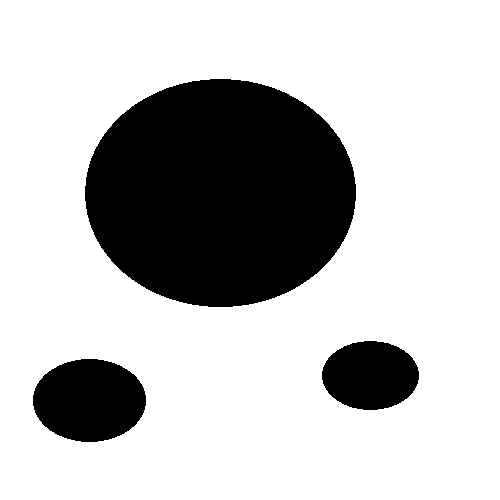
%> input picture code/Analysis/Other_algorithm_Comp/RRT/map1.bmp, 500 x 500 px
$ octave astart.m   (GNU Octave 9; MATLAB toolbox functions it lacks are replaced by stand-ins)
%> lines starting %> are read from the running program, lines starting %| are printed output that depends on the picture; in (x1, y1, x2, y2) boxes, pixels count from 0 and x2, y2 are one past the last pixel; in counts of white or black regions, pixels touching at a corner belong together; the program's own positions count from 1
### code/Analysis/Other_algorithm_Comp/RRT_star/feasiblePoint.m
% © Rahul Kala, IIIT Allahabad, Creative Commons Attribution-ShareAlike 4.0 International License.
% The use of this code, its parts and all the materials in the text; creation of derivatives and their publication; and sharing the code publically is permitted without permission.

% Please cite the work in all materials as: R. Kala (2014) Code for Robot Path Planning using Rapidly-exploring Random Trees, Indian Institute of Information Technology Allahabad, Available at: http://rkala.in/codes.html

function feasible=feasiblePoint(point,map)
feasible=true;
% check if collission-free spot and inside maps
if ~(ceil(point(1))>=1 && ceil(point(1))<=size(map,1) && ceil(point(2))>=1 && ceil(point(2))<=size(map,2) && map(ceil(point(1)),ceil(point(2)))==1)
    feasible=false;
end

### code/Analysis/Other_algorithm_Comp/RRT/astart.m
% © Rahul Kala, IIIT Allahabad, Creative Commons Attribution-ShareAlike 4.0 International License.
% The use of this code, its parts and all the materials in the text; creation of derivatives and their publication; and sharing the code publically is permitted without permission.

% Please cite the work in all materials as: R. Kala (2014) Code for Robot Path Planning using Rapidly-exploring Random Trees, Indian Institute of Information Technology Allahabad, Available at: http://rkala.in/codes.html
clear
map=im2bw(imread('map1.bmp')); % input map read from a bmp file. for new maps write the file name here
%> map: size 500x500 logical; 75.6% white; 3 black regions, box (x1, y1, x2, y2) and area: (85, 79, 356, 307) 48491, (33, 359, 146, 442) 7363, (322, 341, 419, 410) 5242
map=im2bw(imread('BTO_example.jpg'));
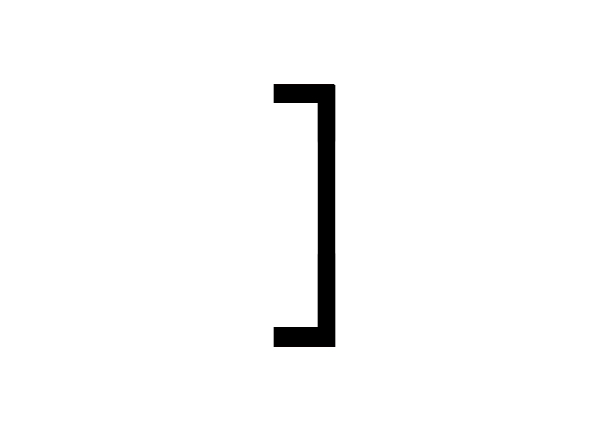
%> input picture code/Analysis/Other_algorithm_Comp/RRT/BTO_example.jpg, 600 x 434 px
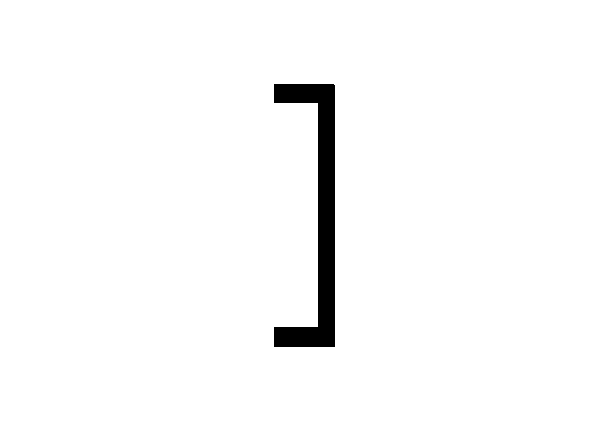
%> map: size 434x600 logical; 97.6% white; 1 black region, box (x1, y1, x2, y2) and area: (274, 84, 335, 347) 6186
source=[10 10]; % source position in Y, X format
goal=[490 490]; % goal position in Y, X format
source=[200 10]; % source position in Y, X format
goal=[200 490]; % goal position in Y, X format

stepsize=20; % size of each step of the RRT
disTh=10; % nodes closer than this threshold are taken as almost the same
maxFailedAttempts = 10000;
display=true; % display of RRT

%%%%% parameters end here %%%%%

tic;
if ~feasiblePoint(source,map), error('source lies on an obstacle or outside map'); end
if ~feasiblePoint(goal,map), error('goal lies on an obstacle or outside map'); end
if display, imshow(map);rectangle('position',[1 1 size(map)-1],'edgecolor','k'); end
%> after `rectangle('position',[1 1 size(map)-1],'edgecolor','k')`:
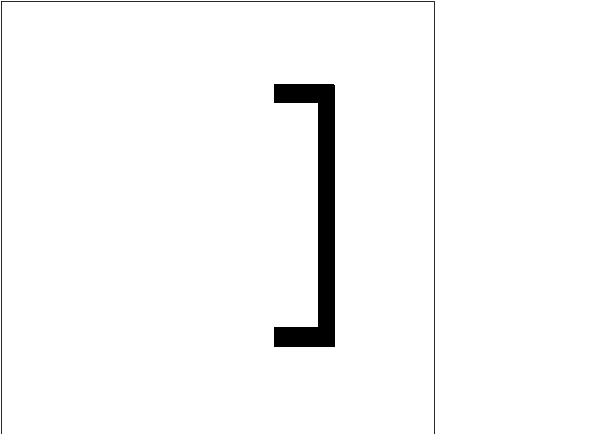
%> figure redrawn from the program's plot data
RRTree=double([source -1]); % RRT rooted at the source, representation node and parent index
failedAttempts=0;
counter=0;
pathFound=false;
while failedAttempts<=maxFailedAttempts  % loop to grow RRTs
    if rand < 0.5,
        sample=rand(1,2) .* size(map); % random sample
    else
        sample=goal; % sample taken as goal to bias tree generation to goal
    end
%> (the run ends here)
